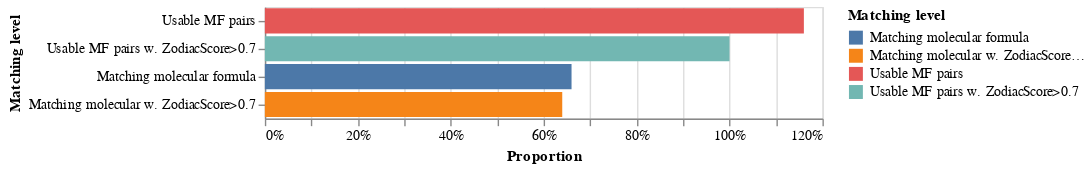

The notebook cell saved with this chart:
### Code cell
make_barchart_match(check_matching_annotations.table_matching) ### This one for absolute values
make_barchart_match_rel(check_matching_annotations.table_matching)

### Figure 1 — Vega-Lite specification as saved in the notebook (floating-point values rounded to 4 significant figures)
{"config": {"view": {"continuousWidth": 400, "continuousHeight": 300}}, "data": {"name": "data-1812bcd7face2ef20b4c5498a1b3d32a"}, "mark": "bar", "encoding": {"color": {"type": "nominal", "field": "Matching level"}, "x": {"type": "quantitative", "axis": {"format": ".0%"}, "field": "Relative", "stack": "zero", "title": "Proportion"}, "y": {"type": "nominal", "field": "Matching level", "sort": "-x"}}, "$schema": "https://vega.github.io/schema/vega-lite/v4.8.1.json", "datasets": {"data-1812bcd7face2ef20b4c5498a1b3d32a": [{"Matching level": "Usable MF pairs", "Count": 51, "Relative": 1.16}, {"Matching level": "Usable MF pairs w. ZodiacScore>0.7", "Count": 44, "Relative": 1.0}, {"Matching level": "Matching molecular formula", "Count": 29, "Relative": 0.66}, {"Matching level": "Matching molecular w. ZodiacScore>0.7", "Count": 28, "Relative": 0.64}]}}
